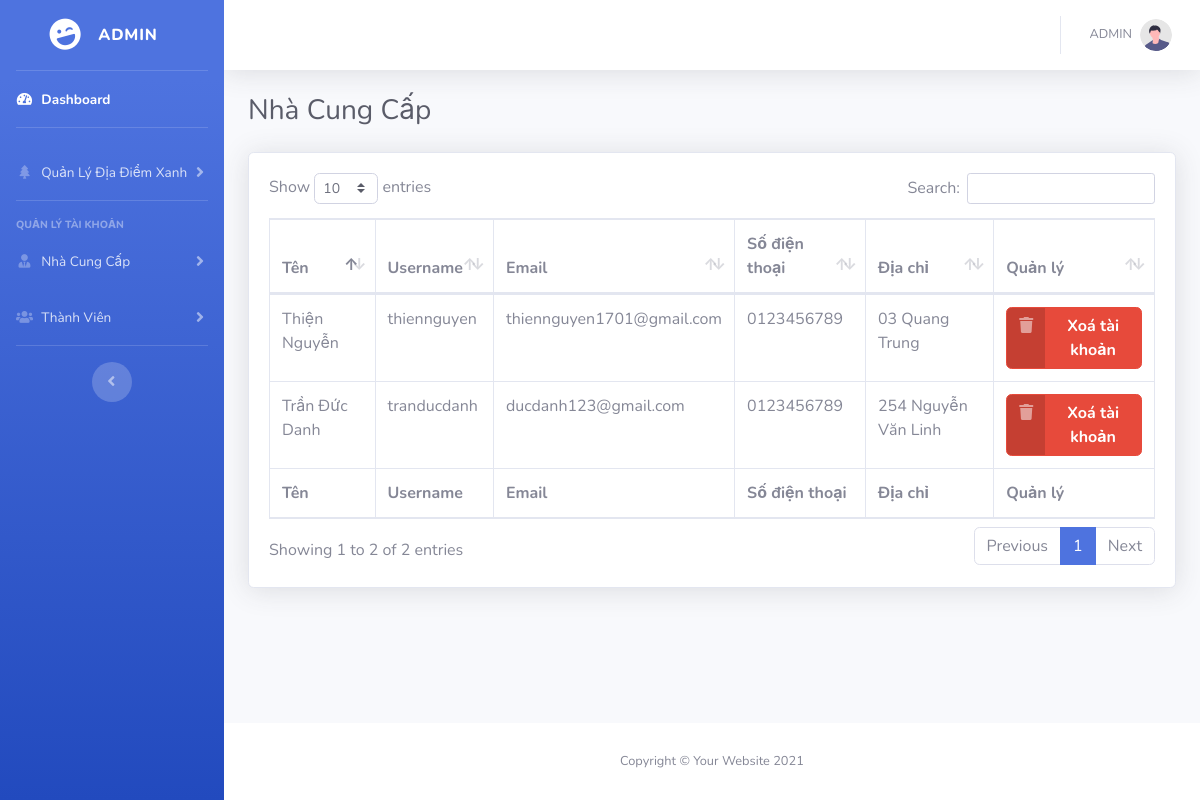
Screenshot of /green_place/admin/index.php?action=quanlynhacungcap&query=xem (signed in) with the database file from the repository.
### tables this page shows
CREATE TABLE `users` (
  `id_user` int(11) NOT NULL,
  `name` varchar(255) NOT NULL,
  `email` varchar(255) NOT NULL,
  `phone` varchar(20) NOT NULL,
  `address` varchar(255) NOT NULL,
  `username` varchar(100) NOT NULL,
  `password` varchar(100) NOT NULL,
  `id_role` int(11) NOT NULL
);

### green_place/admin/modules/users/supplier.php (the view)
<?php
$sql_users = "SELECT * FROM users WHERE id_role=1";
$query_users = mysqli_query($mysqli, $sql_users);
?>
<h1 class="h3 mb-4 text-gray-800">Nhà Cung Cấp</h1>
<div class="card shadow mb-4">
    <div class="card-body">
        <div class="table-responsive">
            <table class="table table-bordered" id="dataTable" width="100%" cellspacing="0">
                <thead>
                    <tr>
                        <th>Tên</th>
                        <th>Username</th>
                        <th>Email</th>
                        <th>Số điện thoại</th>
                        <th>Địa chỉ</th>
                        <th>Quản lý</th>
                    </tr>
                </thead>
                <tfoot>
                    <tr>
                        <th>Tên</th>
                        <th>Username</th>
                        <th>Email</th>
                        <th>Số điện thoại</th>
                        <th>Địa chỉ</th>
                        <th>Quản lý</th>
                    </tr>
                </tfoot>
                <tbody>
                    <?php
                    while ($row = mysqli_fetch_array($query_users)) {
                    ?>
                        <tr>
                            <td><?php echo $row['name'] ?></td>
                            <td><?php echo $row['username'] ?></td>
                            <td><?php echo $row['email'] ?></td>
                            <td><?php echo $row['phone'] ?></td>
                            <td><?php echo $row['address'] ?></td>
                            <td>
                                <a href="./modules/users/handle.php?idsupplier=<?php echo $row['id_user'] ?>" class="btn btn-danger btn-icon-split">
                                    <span class="icon text-white-50">
                                        <i class="fas fa-trash"></i>
                                    </span>
                                    <span class="text font-weight-bold">Xoá tài khoản</span>
                                </a>
                            </td>
                        </tr>
                    <?php
                    }
                    ?>
                </tbody>
            </table>
        </div>
    </div>
</div>

### rows the page displays
users: name "Thiện Nguyễn", username "thiennguyen", email "thiennguyen1701@gmail.com", phone "0123456789", address "03 Quang Trung"
users: name "Trần Đức Danh", username "tranducdanh", email "ducdanh123@gmail.com", phone "0123456789", address "254 Nguyễn Văn Linh"
